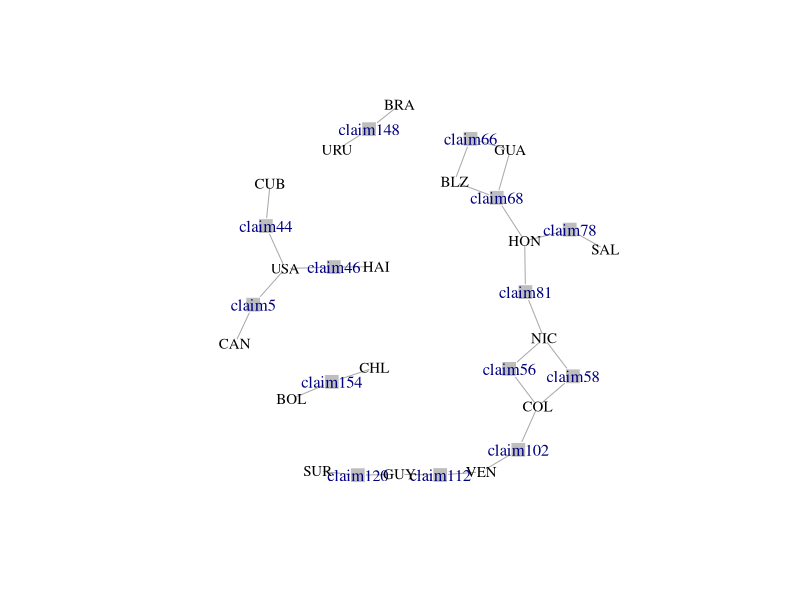

The R source for this figure:
##################################################################
#  Name:   R script for two-mode networks                        #
#  Date:   June 13, 2022                                         #
#  Author: Bomi Lee (bomi.lee@uky.edu)                           #
#  Purposes: Create two-mode networks                            #
#  Input: twomodeedge.csv                                        #
##################################################################

library(igraph)

## Load the data
edge <- read.csv("twomodeedge.csv", row.names = 1)

## Change to a matrix
edge2 <- as.matrix(edge)

## to an igraph object
net2 <- graph_from_incidence_matrix(edge2)
net2.bp <- bipartite.projection(net2) ## make it two-mode

## Make the "events" distict from actors
V(net2)$type ## Events and actors are distinquished in type

V(net2)$shape <- c("square", "circle")[V(net2)$type+1]
V(net2)$color <- c("gray", "white")[V(net2)$type+1]
V(net2)$lcolor <- c("navy", "black")[V(net2)$type+1]

V(net2)$size <- c(1, 0.9)[V(net2)$type+1]
V(net2)$vsize <- c(8, 5)[V(net2)$type+1]

## Plot it
windows()
plot(net2, vertex.label.color=V(net2)$lcolor, 
     vertex.label.cex=V(net2)$size,
     vertex.size=V(net2)$vsize,
     vertex.frame.color="white") 